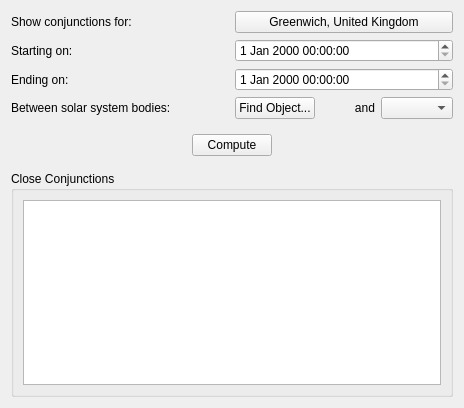
<ui version="4.0" >
 <class>ConjunctionsDlg</class>
 <widget class="QWidget" name="ConjunctionsDlg" >
  <property name="geometry" >
   <rect>
    <x>0</x>
    <y>0</y>
    <width>464</width>
    <height>408</height>
   </rect>
  </property>
  <layout class="QVBoxLayout" name="verticalLayout_2" >
   <item>
    <layout class="QGridLayout" name="gridLayout" >
     <item row="0" column="1" >
      <widget class="KPushButton" name="LocationButton" >
       <property name="text" >
        <string>Greenwich, United Kingdom</string>
       </property>
      </widget>
     </item>
     <item row="1" column="1" >
      <widget class="QDateTimeEdit" name="startDate" />
     </item>
     <item row="2" column="0" >
      <widget class="QLabel" name="label_2" >
       <property name="text" >
        <string>Ending on:</string>
       </property>
      </widget>
     </item>
     <item row="2" column="1" >
      <widget class="QDateTimeEdit" name="stopDate" />
     </item>
     <item row="3" column="1" >
      <layout class="QHBoxLayout" name="horizontalLayout" >
       <item>
        <widget class="QPushButton" name="Obj1FindButton" >
         <property name="text" >
          <string>Find Object...</string>
         </property>
        </widget>
       </item>
       <item>
        <widget class="QLabel" name="label_4" >
         <property name="text" >
          <string>and</string>
         </property>
         <property name="alignment" >
          <set>Qt::AlignRight|Qt::AlignTrailing|Qt::AlignVCenter</set>
         </property>
        </widget>
       </item>
       <item>
        <widget class="KComboBox" name="Obj2ComboBox" >
         <property name="sizePolicy" >
          <sizepolicy vsizetype="Fixed" hsizetype="Preferred" >
           <horstretch>0</horstretch>
           <verstretch>0</verstretch>
          </sizepolicy>
         </property>
        </widget>
       </item>
      </layout>
     </item>
     <item row="1" column="0" >
      <widget class="QLabel" name="label" >
       <property name="text" >
        <string>Starting on:</string>
       </property>
      </widget>
     </item>
     <item row="0" column="0" >
      <widget class="QLabel" name="label_3" >
       <property name="text" >
        <string>Show conjunctions for:</string>
       </property>
      </widget>
     </item>
     <item row="3" column="0" >
      <widget class="QLabel" name="textLabel1" >
       <property name="sizePolicy" >
        <sizepolicy vsizetype="Preferred" hsizetype="Minimum" >
         <horstretch>0</horstretch>
         <verstretch>0</verstretch>
        </sizepolicy>
       </property>
       <property name="text" >
        <string>Between solar system bodies:</string>
       </property>
      </widget>
     </item>
    </layout>
   </item>
   <item>
    <widget class="QStackedWidget" name="ComputeStack" >
     <property name="sizePolicy" >
      <sizepolicy vsizetype="Fixed" hsizetype="Preferred" >
       <horstretch>0</horstretch>
       <verstretch>0</verstretch>
      </sizepolicy>
     </property>
     <property name="currentIndex" >
      <number>0</number>
     </property>
     <widget class="QWidget" name="page" >
      <property name="geometry" >
       <rect>
        <x>0</x>
        <y>0</y>
        <width>456</width>
        <height>38</height>
       </rect>
      </property>
      <property name="sizePolicy" >
       <sizepolicy vsizetype="Minimum" hsizetype="Preferred" >
        <horstretch>0</horstretch>
        <verstretch>0</verstretch>
       </sizepolicy>
      </property>
      <layout class="QHBoxLayout" name="horizontalLayout_4" >
       <item>
        <layout class="QHBoxLayout" name="horizontalLayout_2" >
         <item>
          <spacer name="horizontalSpacer" >
           <property name="orientation" >
            <enum>Qt::Horizontal</enum>
           </property>
           <property name="sizeHint" stdset="0" >
            <size>
             <width>40</width>
             <height>20</height>
            </size>
           </property>
          </spacer>
         </item>
         <item>
          <widget class="QPushButton" name="ComputeButton" >
           <property name="text" >
            <string>Compute</string>
           </property>
          </widget>
         </item>
         <item>
          <spacer name="horizontalSpacer_2" >
           <property name="orientation" >
            <enum>Qt::Horizontal</enum>
           </property>
           <property name="sizeHint" stdset="0" >
            <size>
             <width>40</width>
             <height>20</height>
            </size>
           </property>
          </spacer>
         </item>
        </layout>
       </item>
      </layout>
     </widget>
     <widget class="QWidget" name="page_2" >
      <property name="geometry" >
       <rect>
        <x>0</x>
        <y>0</y>
        <width>456</width>
        <height>40</height>
       </rect>
      </property>
      <property name="sizePolicy" >
       <sizepolicy vsizetype="Minimum" hsizetype="Preferred" >
        <horstretch>0</horstretch>
        <verstretch>0</verstretch>
       </sizepolicy>
      </property>
      <layout class="QHBoxLayout" name="horizontalLayout_3" >
       <item>
        <widget class="QProgressBar" name="progress" >
         <property name="value" >
          <number>24</number>
         </property>
        </widget>
       </item>
      </layout>
     </widget>
    </widget>
   </item>
   <item>
    <widget class="QGroupBox" name="groupBox_2" >
     <property name="title" >
      <string>Close Conjunctions</string>
     </property>
     <layout class="QVBoxLayout" name="verticalLayout" >
      <item>
       <widget class="QListWidget" name="OutputView" >
        <property name="sizePolicy" >
         <sizepolicy vsizetype="Expanding" hsizetype="Expanding" >
          <horstretch>0</horstretch>
          <verstretch>0</verstretch>
         </sizepolicy>
        </property>
       </widget>
      </item>
     </layout>
    </widget>
   </item>
  </layout>
 </widget>
 <customwidgets>
  <customwidget>
   <class>KComboBox</class>
   <extends>QComboBox</extends>
   <header>kcombobox.h</header>
  </customwidget>
  <customwidget>
   <class>KPushButton</class>
   <extends>QPushButton</extends>
   <header>kpushbutton.h</header>
  </customwidget>
 </customwidgets>
 <resources/>
 <connections/>
</ui>
